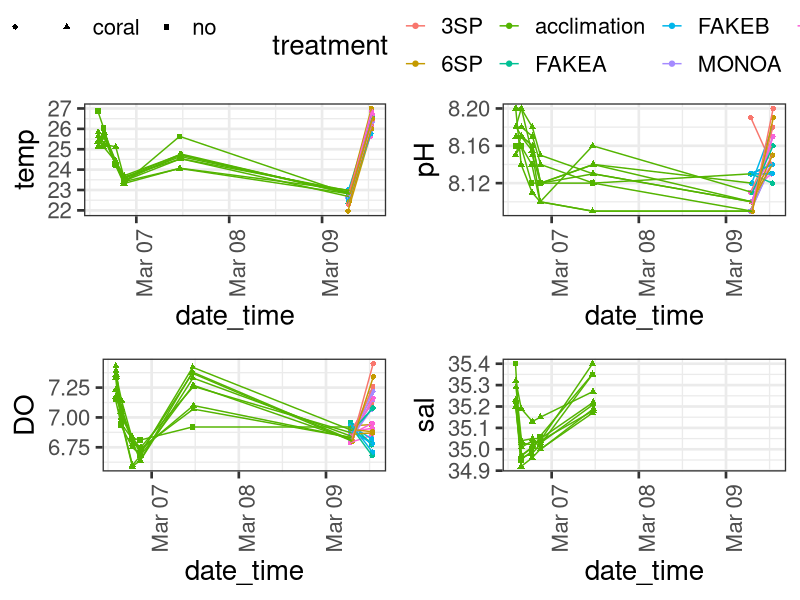
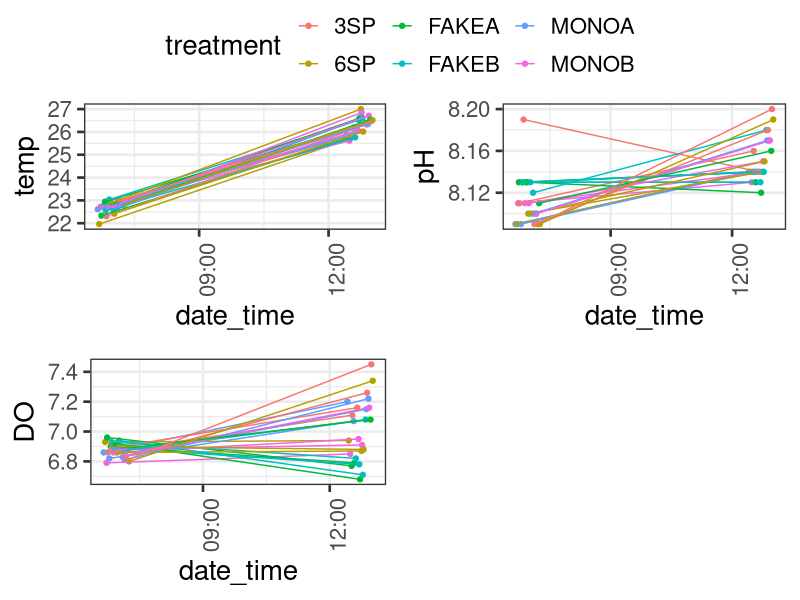
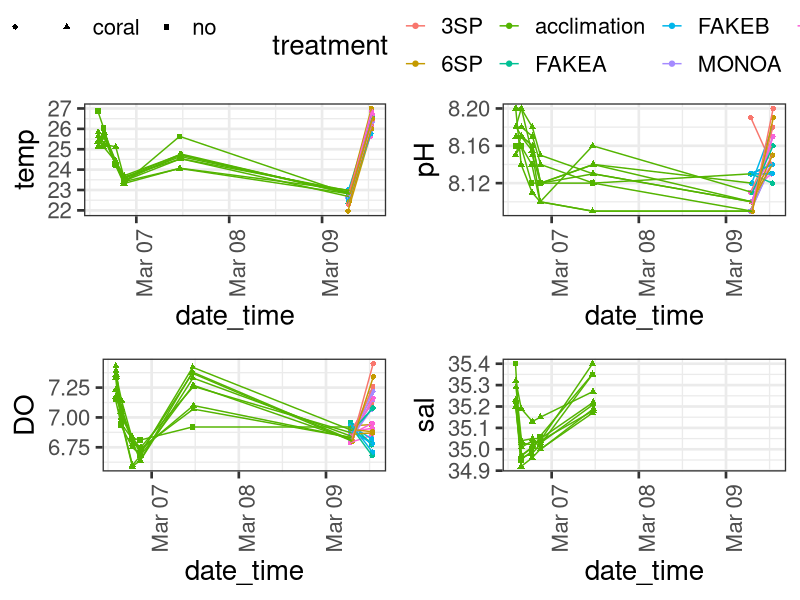
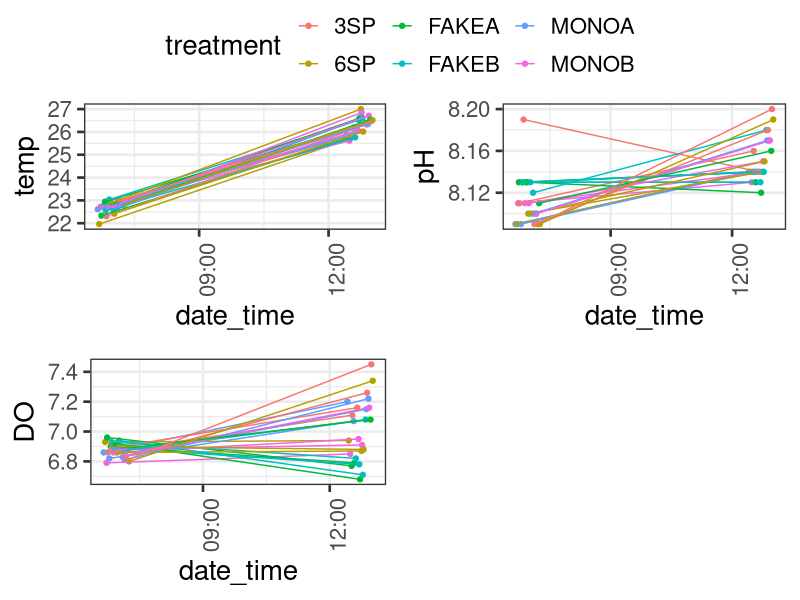

These charts were generated, in order, by the following R code:
#Tank data
#Biodiversity facilitation experiment
#HIMB Spring 2026
#Maya Powell

#load libraries
library(ggplot2)
library(here)
library(ggpubr)
library(lubridate)

#read in data

td <- read.csv(here("Data/tank_data_biofac.csv"))

td <- td %>%
  mutate(date_time = paste(date,pH_time)) %>%
  mutate(date_time = mdy_hm(date_time)) %>%
  mutate(tank = as.factor(tank)) #%>% 
  #dplyr::filter(treatment != "acclimation")

#plot ALL data

temp <- ggplot(td, aes(x = date_time, y = temp, color = treatment, group = tank, shape = coral_no)) +
  geom_point() +
  geom_line() +
  theme_bw(base_size = 20) +
  theme(axis.text.x = element_text(angle = 90)) +
  scale_x_datetime()

pH <- ggplot(td, aes(x = date_time, y = pH, color = treatment, group = tank, shape = coral_no)) +
  geom_point() +
  geom_line() +
  theme_bw(base_size = 20) +
  theme(axis.text.x = element_text(angle = 90)) +
  scale_x_datetime()

DO <- ggplot(td, aes(x = date_time, y = DO, color = treatment, group = tank, shape = coral_no)) +
  geom_point() +
  geom_line() +
  theme_bw(base_size = 20) +
  theme(axis.text.x = element_text(angle = 90)) +
  scale_x_datetime()

sal <- ggplot(td, aes(x = date_time, y = sal, color = treatment, group = tank, shape = coral_no)) +
  geom_point() +
  geom_line() +
  theme_bw(base_size = 20) +
  theme(axis.text.x = element_text(angle = 90)) +
  scale_x_datetime()
  

tank_plots <- ggarrange(temp, pH, DO, sal, common.legend = T, nrow = 2, ncol = 2)
tank_plots

ggsave(here("Output/tank_plots.pdf"), tank_plots, h = 10, w = 10)

ed <- td %>%
  dplyr::filter(treatment != "acclimation")

temp <- ggplot(ed, aes(x = date_time, y = temp, color = treatment, group = tank)) +
  geom_point() +
  geom_line() +
  theme_bw(base_size = 20) +
  theme(axis.text.x = element_text(angle = 90))+
  scale_x_datetime()

pH <- ggplot(ed, aes(x = date_time, y = pH, color = treatment, group = tank)) +
  geom_point() +
  geom_line() +
  theme_bw(base_size = 20) +
  theme(axis.text.x = element_text(angle = 90))+
  scale_x_datetime()

DO <- ggplot(ed, aes(x = date_time, y = DO, color = treatment, group = tank)) +
  geom_point() +
  geom_line() +
  theme_bw(base_size = 20) +
  theme(axis.text.x = element_text(angle = 90))+
  scale_x_datetime()

expt_plots <- ggarrange(temp, pH, DO, common.legend = T, nrow = 2, ncol = 2)
expt_plots

ggsave(here("Output/experimental_plots.pdf"), expt_plots, h = 10, w = 10)

#sunset at 18:38 so during sampling on 3/6
#flow rates all over the place so residence times super unpredictable and weird
#for initial tank data - much better!!
